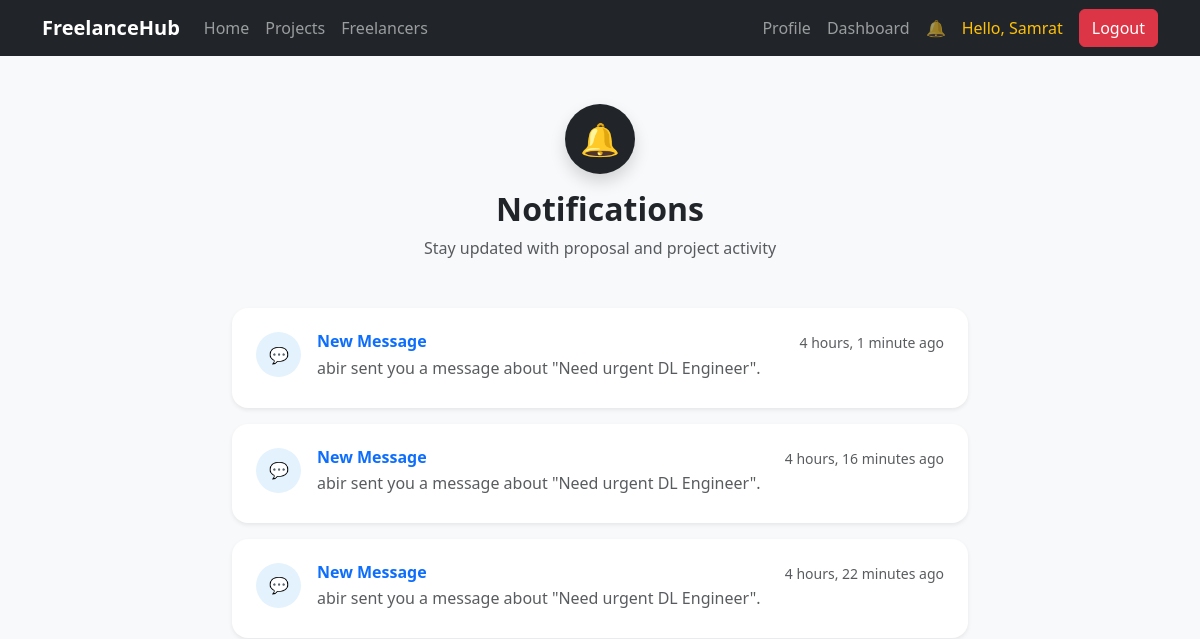
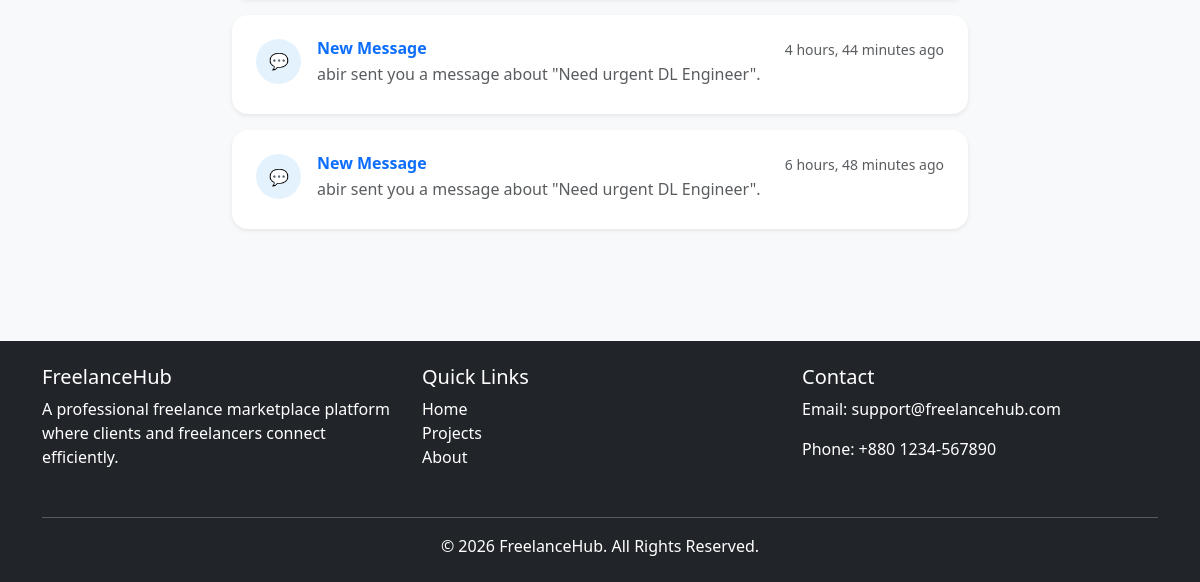
/notifications/ (signed in), run on an earlier commit of the app's database (2 pictures, top to bottom).
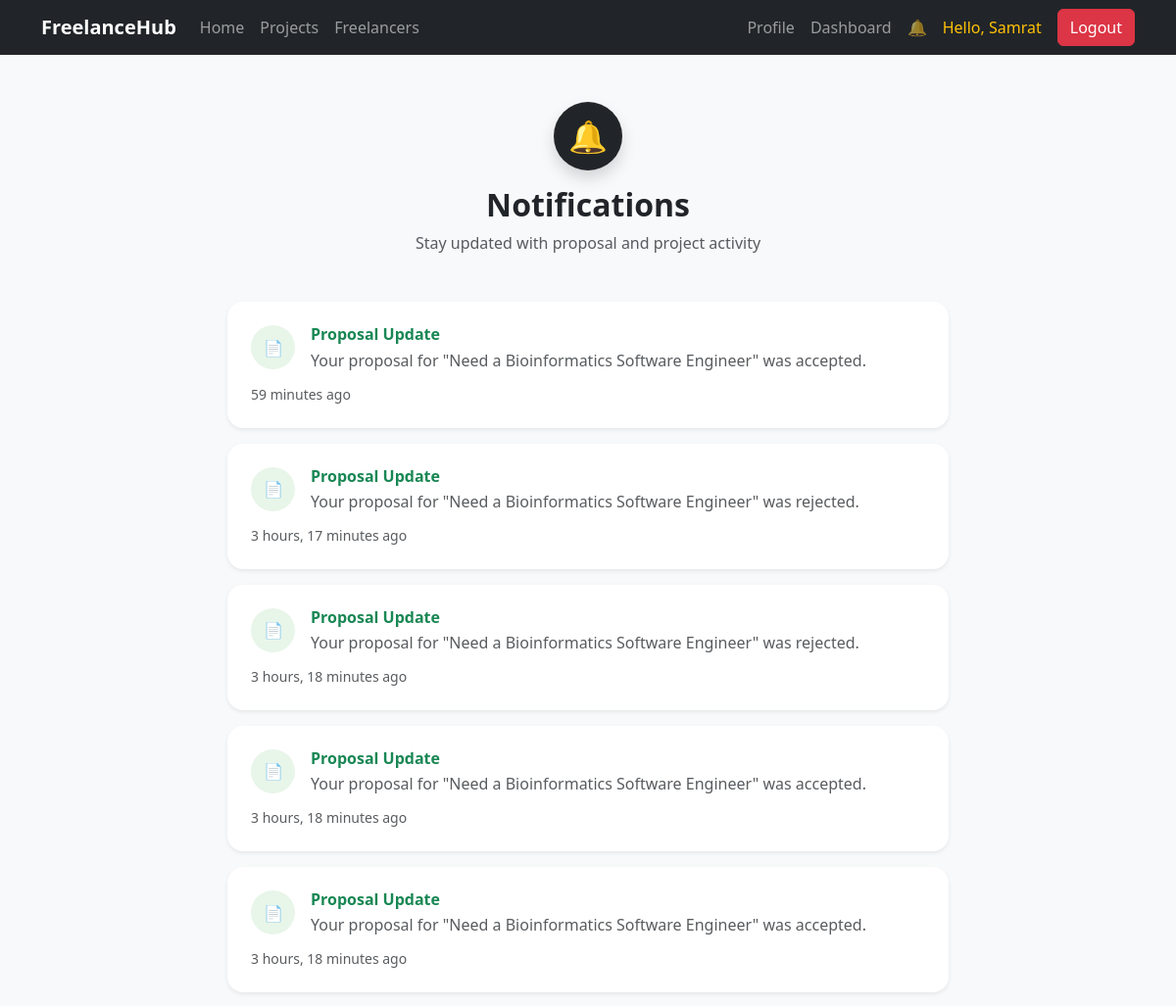
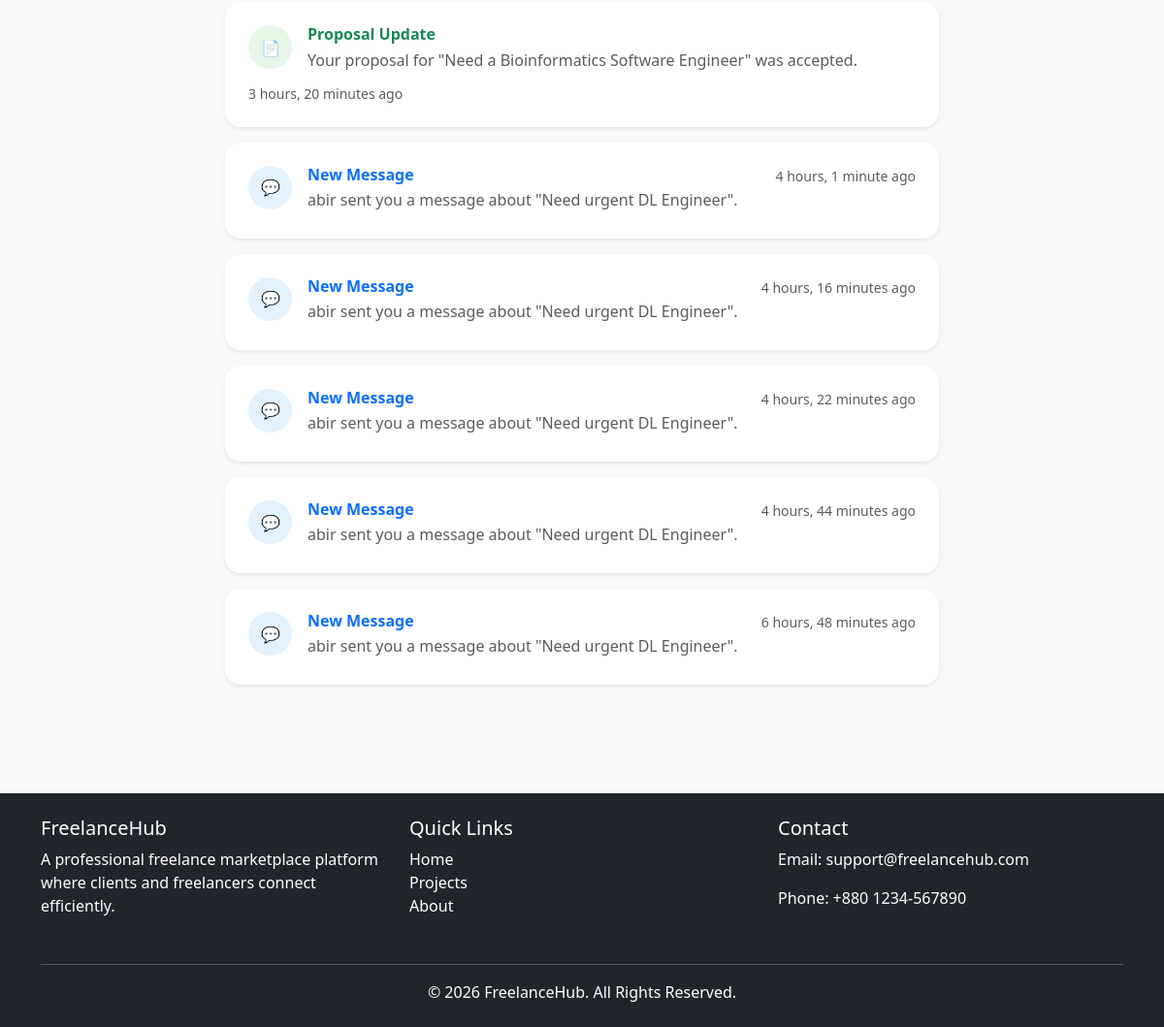
And on a later commit of the database (2 pictures, top to bottom).
### accounts/models.py (models this page shows, shortened)
class User(AbstractUser):
    role= models.CharField(max_length=50,choices=ROLE_CHOICES)
    is_verified= models.BooleanField(default=False)

### notifications/models.py (models this page shows, shortened)
class Notification(models.Model):
    TYPE_CHOICES = (
        ('proposal', 'Proposal'),
        ('message', 'Message'),
    )
    user = models.ForeignKey(
        settings.AUTH_USER_MODEL,
        on_delete=models.CASCADE,
        related_name='notifications'
    )
    notification_type = models.CharField(
        max_length=20,
        choices=TYPE_CHOICES,
        default='proposal'
    )
    message = models.TextField()
    conversation = models.ForeignKey(
        Conversation,
        on_delete=models.CASCADE,
        null=True,
        blank=True
    )
    is_read = models.BooleanField(
        default=False
    )
    created_at = models.DateTimeField(
        auto_now_add=True
    )

### notifications/views.py (the view)
@login_required
def notification_list(request):
    notifications = Notification.objects.filter(
        user=request.user
    ).order_by(
        '-created_at'
    )
    notifications.update(
        is_read=True
    )
    return render(
        request,
        'notifications/list.html',
        {
            'notifications': notifications
        }
    )

### notifications/context_processors.py (called while the page is built)
def notification_count(request):
    count = 0
    if request.user.is_authenticated:
        count = Notification.objects.filter(
            user=request.user,
            is_read=False
        ).count()
    return {
        'notification_count': count
    }

### notifications/templates/notifications/list.html (shortened to what this page needs)
{% extends 'base.html' %}
{% block content %}
<div class="container py-5">
    <div class="row justify-content-center">
        <div class="col-lg-8">
            <div class="text-center mb-5">
                <div
                    class="d-inline-flex justify-content-center align-items-center bg-dark text-white rounded-circle shadow mb-3"
                    style="width:70px;height:70px;"
                >
                    <h2 class="mb-0">
                        🔔
                    </h2>
                </div>
                <h2 class="fw-bold mb-2">
                    Notifications
                </h2>
                <p class="text-muted mb-0">
                    Stay updated with proposal and project activity
                </p>
            </div>
            {% if notifications %}
                {% for notification in notifications %}
                    {% if notification.notification_type == 'message' and notification.conversation %}
                    <a
                        href="{% url 'conversation_detail' notification.conversation.id %}"
                        class="text-decoration-none"
                    >
                    {% endif %}
                    <div
                        class="card border-0 shadow-sm rounded-4 mb-3 notification-card"
                    >
                        <div class="card-body p-4">
                            <div
                                class="d-flex justify-content-between align-items-start flex-wrap gap-2"
                            >
                                <div class="d-flex align-items-start gap-3">
                                    <div
                                        class="rounded-circle d-flex justify-content-center align-items-center"
                                        style="
                                            width:45px;
                                            height:45px;
                                            {% if notification.notification_type == 'proposal' %}
                                            background:#e8f5e9;
                                            {% else %}
                                            background:#e3f2fd;
                                            {% endif %}
                                        "
                                    >
                                        {% if notification.notification_type == 'proposal' %}
                                        📄
                                        {% else %}
                                        💬
                                        {% endif %}
                                    </div>
                                    <div>
                                        {% if notification.notification_type == 'proposal' %}
                                        <h6
                                            class="mb-1 fw-semibold text-success"
                                        >
                                            Proposal Update
                                        </h6>
                                        {% else %}
                                        <h6
                                            class="mb-1 fw-semibold text-primary"
                                        >
                                            New Message
                                        </h6>
                                        {% endif %}
                                        <p class="mb-1 text-muted">
                                            {{ notification.message }}
                                        </p>
                                    </div>
                                </div>
                                <small class="text-muted">
                                    {{ notification.created_at|timesince }}
                                    ago
                                </small>
                            </div>
                        </div>
                    </div>
                    {% if notification.notification_type == 'message' and notification.conversation %}
                    </a>
                    {% endif %}
                {% endfor %}
            {% endif %}
        </div>
    </div>
</div>
{% endblock %}

### templates/base.html (shortened to what this page needs)
{% load static %}
<!DOCTYPE html>
<html lang="en">
<head>
    <link href="https://cdn.jsdelivr.net/npm/bootstrap@5.3.7/dist/css/bootstrap.min.css" rel="stylesheet">
    <link rel="stylesheet" href="{% static 'style.css' %}">
</head>
<body>
    {% include 'navbar.html' %}
    <main>
        {% block content %}
        {% endblock %}
    </main>
    {% include 'footer.html' %}
</body>
</html>

### templates/navbar.html (shortened to what this page needs)
<nav class="navbar navbar-expand-lg navbar-dark bg-dark">
  <div class="container">
    <a class="navbar-brand fw-bold" href="/"> FreelanceHub </a>
    <div class="collapse navbar-collapse" id="navbarContent">
      <ul class="navbar-nav me-auto mb-2 mb-lg-0">
        <li class="nav-item">
          <a class="nav-link" href="/"> Home </a>
        </li>
        <li class="nav-item">
          <a class="nav-link" href="{% url 'project_list' %}"> Projects </a>
        </li>
        <li class="nav-item">
          <a class="nav-link" href="#"> Freelancers </a>
        </li>
      </ul>
      <ul class="navbar-nav align-items-center">
        {% if user.is_authenticated %}
        <li class="nav-item">
          <a class="nav-link" href="{% url 'profile' %}"> Profile </a>
        </li>
        <li class="nav-item">
          {% if user.role == 'client' %}
          <a class="nav-link" href="{% url 'proposal_dashboard' %}">
            Dashboard
          </a>
          {% elif user.role == 'freelancer' %}
          <a class="nav-link" href="{% url 'freelancer_dashboard' %}">
            Dashboard
          </a>
          {% endif %}
        </li>
        <li class="nav-item">
          <a
            class="nav-link position-relative"
            href="{% url 'notifications' %}"
          >
            🔔
          </a>
        </li>
        <li class="nav-item">
          <span class="nav-link text-warning">
            Hello, {{ user.first_name }}
          </span>
        </li>
        <li class="nav-item">
          <a class="btn btn-danger ms-2" href="{% url 'logout' %}"> Logout </a>
        </li>
        {% endif %}
      </ul>
    </div>
  </div>
</nav>

### templates/footer.html
<footer class="bg-dark text-white mt-5 py-4">
    <div class="container">
        <div class="row">
            <div class="col-md-4 mb-3">
                <h5>
                    FreelanceHub
                </h5>
                <p>
                    A professional freelance marketplace platform where clients and freelancers connect efficiently.
                </p>
            </div>
            <div class="col-md-4 mb-3">
                <h5>
                    Quick Links
                </h5>
                <ul class="list-unstyled">
                    <li>
                        <a href="#" class="text-white text-decoration-none">
                            Home
                        </a>
                    </li>
                    <li>
                        <a href="#" class="text-white text-decoration-none">
                            Projects
                        </a>
                    </li>
                    <li>
                        <a href="#" class="text-white text-decoration-none">
                            About
                        </a>
                    </li>
                </ul>
            </div>
            <div class="col-md-4 mb-3">
                <h5>
                    Contact
                </h5>
                <p>
                    Email: support@freelancehub.com
                </p>
                <p>
                    Phone: +880 1234-567890
                </p>
            </div>
        </div>
        <hr>
        <div class="text-center">
            <p class="mb-0">
                © 2026 FreelanceHub. All Rights Reserved.
            </p>
        </div>
    </div>
</footer>

### static/style.css (style rules this page uses)
body { background-color: #f8f9fa; }
.navbar a { text-decoration: none; }

### notifications/templates/notifications/list.html (style rules this page uses)
.notification-card { transition: all .25s ease; cursor: pointer; }

What changed in the data, as far as the page shows it:
added Notification: notification_type "Proposal Update", message "Your proposal for \"Need a Bioinformatics Software Engineer\" was accepted.", created_at "59 minutes"
added Notification: notification_type "Proposal Update", message "Your proposal for \"Need a Bioinformatics Software Engineer\" was rejected.", created_at "3 hours, 17 minutes"
added Notification: notification_type "Proposal Update", message "Your proposal for \"Need a Bioinformatics Software Engineer\" was rejected.", created_at "3 hours, 18 minutes"
added Notification: notification_type "Proposal Update", message "Your proposal for \"Need a Bioinformatics Software Engineer\" was accepted.", created_at "3 hours, 18 minutes"
added Notification: notification_type "Proposal Update", message "Your proposal for \"Need a Bioinformatics Software Engineer\" was accepted.", created_at "3 hours, 18 minutes"
added Notification: notification_type "Proposal Update", message "Your proposal for \"Need a Bioinformatics Software Engineer\" was accepted.", created_at "3 hours, 20 minutes"
